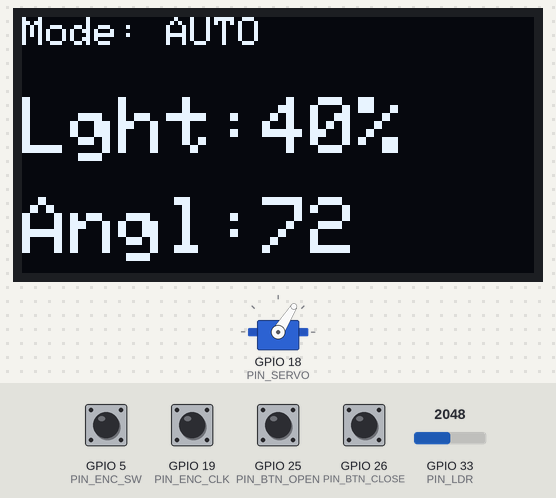
The sketch below on a simulated ESP32. On the bench: servo, 128×64 one-colour display. Inputs (shaded band) come from the test bench; at power-on: GPIO 5 (PIN_ENC_SW), GPIO 19 (PIN_ENC_CLK), GPIO 25 (PIN_BTN_OPEN), GPIO 26 (PIN_BTN_CLOSE) HIGH, GPIO 33 (PIN_LDR) = 2048.

Above: at 1.2 s.
1.3 s: GPIO 33 (PIN_LDR) set to 2098
At 2.2 s:
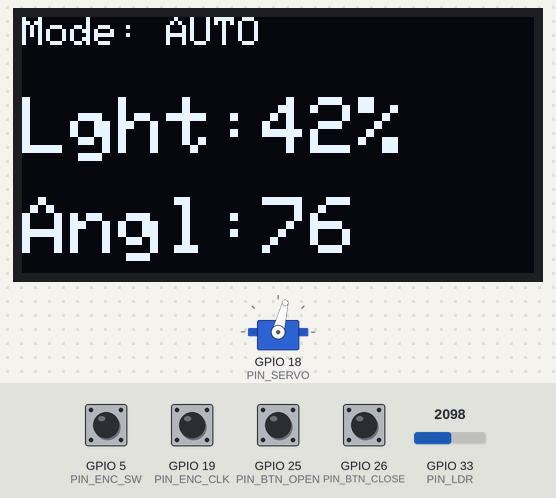
3.0 s: GPIO 26 (PIN_BTN_CLOSE) pulled LOW for 0.15 s
At 3.51 s:
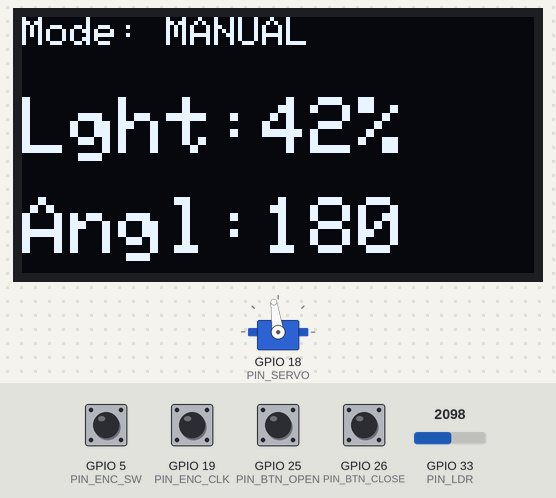
3.7 s: GPIO 25 (PIN_BTN_OPEN) pulled LOW for 0.15 s
At 4.11 s:
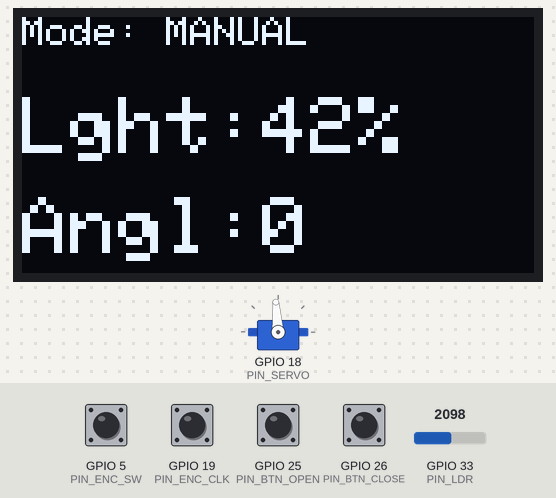
4.4 s: GPIO 26 (PIN_BTN_CLOSE) pulled LOW for 1 s
At 5.63 s:
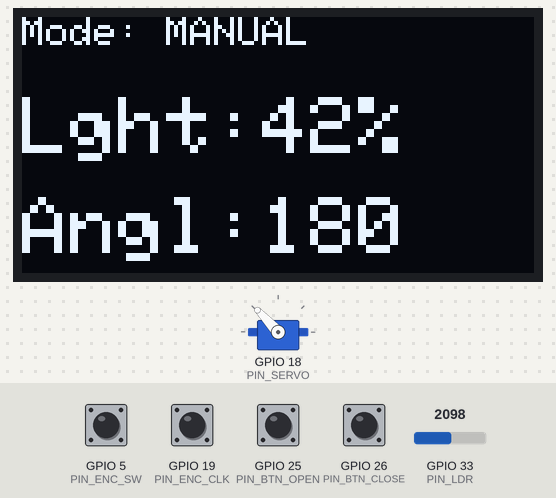
6.0 s: GPIO 5 (PIN_ENC_SW) pulled LOW for 0.15 s
At 6.23 s:
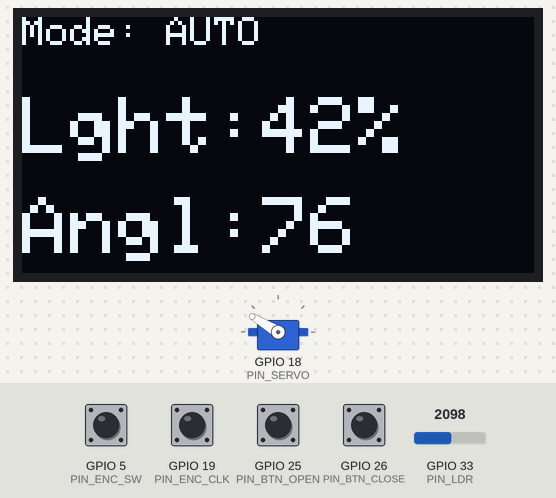
6.7 s: GPIO 33 (PIN_LDR) set to 4040
At 8.6 s:
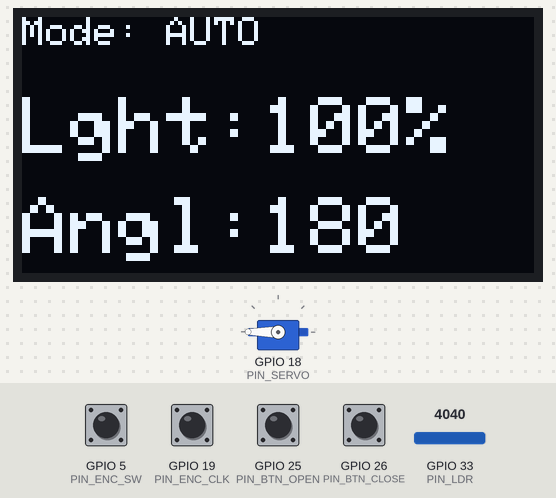
Timing chart, 0 to 10.1 s (numbered marks = the images above; inputs shaded):
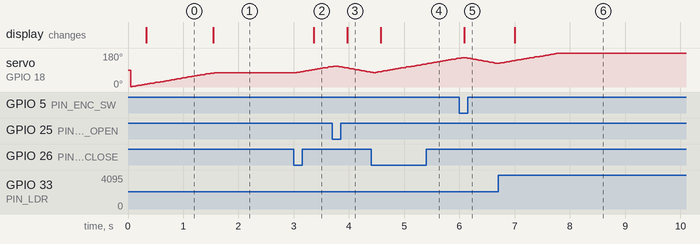

Measured:
- the behaviour switches between 2053 and 2054 on GPIO 33 (PIN_LDR) (found by bisection; images 0 and 1)
- after the input at 1.3 s, the display: changes after 0.24 s (image 1)
- after the input at 3.0 s, servo on GPIO 18 (PIN_SERVO): moves from 76° to 108° over 0.62 s, starting after 0.06 s; the display: changes after 0.36 s (image 2)
- after the input at 3.7 s, the display: changes after 0.27 s (image 3)
- after the input at 4.4 s, the display: changes after 0.17 s (image 4)
- after the input at 6.0 s, the display: changes after 0.09 s (image 5)
- after the input at 6.7 s, the display: changes after 0.30 s (image 6)

The sketch:

code.ino
```cpp
#include <Wire.h>
#include <Adafruit_GFX.h>
#include <Adafruit_SSD1306.h>
#include <ESP32Servo.h>

#define PIN_SERVO      18
#define PIN_LDR        33
#define PIN_BTN_OPEN   25
#define PIN_BTN_CLOSE  26
#define PIN_ENC_CLK    19
#define PIN_ENC_DT     23
#define PIN_ENC_SW     5

#define LDR_MIN 700
#define LDR_MAX 4000

Adafruit_SSD1306 display(128, 64, &Wire, -1);
Servo blindServo;

bool isAutoMode = true;
int targetAngle = 0;
float currentAngle = 0.0;
float smoothedLight = 0.0;

unsigned long lastOledUpdate = 0;
unsigned long lastServoUpdate = 0;
uint8_t lastClk = HIGH;

class Button {
  private:
    uint8_t pin;
    bool state = HIGH;
    bool lastReading = HIGH;
    unsigned long lastDebounceTime = 0;
  public:
    Button(uint8_t p) : pin(p) {}

    void begin() {
      pinMode(pin, INPUT_PULLUP);
    }

    bool isPressed() {
      bool reading = digitalRead(pin);
      bool pressed = false;

      if (reading != lastReading) {
        lastDebounceTime = millis();
      }

      if ((millis() - lastDebounceTime) > 50) {
        if (reading != state) {
          state = reading;
          if (state == LOW) {
            pressed = true;
          }
        }
      }
      lastReading = reading;
      return pressed;
    }
};

Button btnOpen(PIN_BTN_OPEN);
Button btnClose(PIN_BTN_CLOSE);
Button btnEncSw(PIN_ENC_SW);

void setup() {
  Serial.begin(115200);

  btnOpen.begin();
  btnClose.begin();
  btnEncSw.begin();

  pinMode(PIN_ENC_CLK, INPUT_PULLUP);
  pinMode(PIN_ENC_DT, INPUT_PULLUP);
  lastClk = digitalRead(PIN_ENC_CLK);

  ESP32PWM::allocateTimer(0);
  blindServo.setPeriodHertz(50);
  blindServo.attach(PIN_SERVO, 500, 2400);

  if(!display.begin(SSD1306_SWITCHCAPVCC, 0x3C)) {
    for(;;);
  }
  display.clearDisplay();
  display.setTextColor(SSD1306_WHITE);
}

void loop() {
  uint8_t currentClk = digitalRead(PIN_ENC_CLK);
  if (currentClk != lastClk && currentClk == LOW) {
    isAutoMode = false;
    if (digitalRead(PIN_ENC_DT) != currentClk) {
      targetAngle += 5;
    } else {
      targetAngle -= 5;
    }
    targetAngle = constrain(targetAngle, 0, 180);
  }
  lastClk = currentClk;

  if (btnOpen.isPressed()) {
    isAutoMode = false;
    targetAngle = 0;
  }

  if (btnClose.isPressed()) {
    isAutoMode = false;
    targetAngle = 180;
  }

  if (btnEncSw.isPressed()) {
    isAutoMode = !isAutoMode;
  }

  int rawLight = analogRead(PIN_LDR);
  smoothedLight = (0.05 * rawLight) + (0.95 * smoothedLight);

  int lightPercent = map(smoothedLight, LDR_MIN, LDR_MAX, 0, 100);
  lightPercent = constrain(lightPercent, 0, 100);

  if (isAutoMode) {
    int calcAngle = map(smoothedLight, LDR_MIN, LDR_MAX, 0, 180);
    calcAngle = constrain(calcAngle, 0, 180);
    if (abs(calcAngle - targetAngle) >= 2) {
      targetAngle = calcAngle;
    }
  }

  if (millis() - lastServoUpdate > 15) {
    lastServoUpdate = millis();
    if (abs(currentAngle - targetAngle) >= 1.0) {
      if (currentAngle < targetAngle) currentAngle += 1.0;
      else currentAngle -= 1.0;
      blindServo.write((int)currentAngle);
    }
  }

  if (millis() - lastOledUpdate > 100) {
    lastOledUpdate = millis();
    display.clearDisplay();

    display.setTextSize(1);
    display.setCursor(0, 0);
    display.print("Mode: ");
    display.print(isAutoMode ? "AUTO" : "MANUAL");

    display.setCursor(0, 20);
    display.setTextSize(2);
    display.print("Lght:");
    display.print(lightPercent);
    display.print("%");

    display.setCursor(0, 45);
    display.print("Angl:");
    display.print(targetAngle);

    display.display();
  }
}
```
